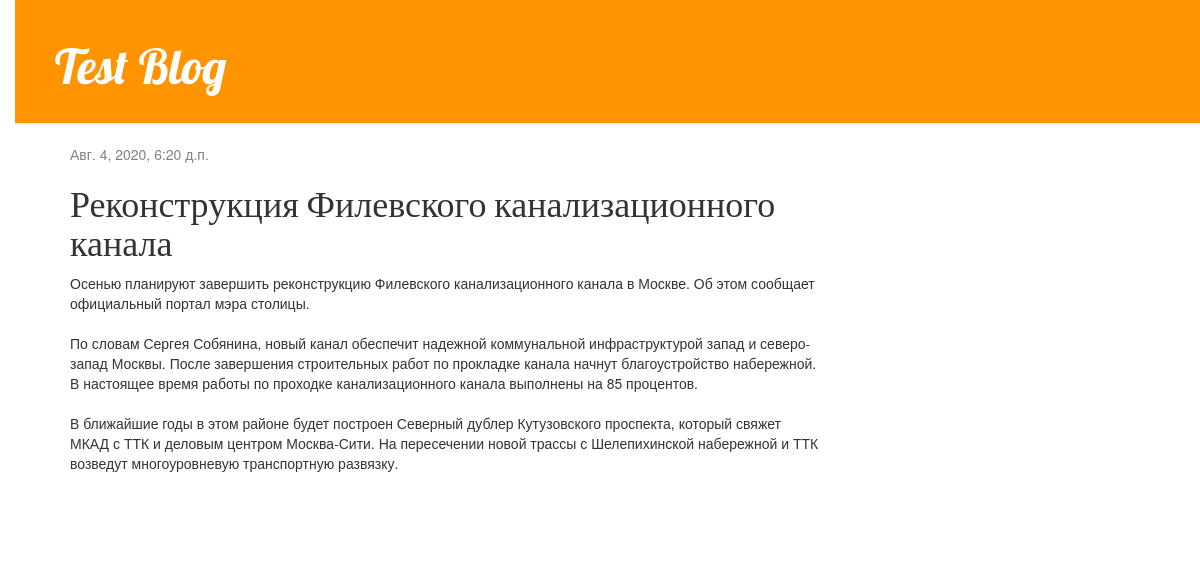
/post/5/, run on the app's committed database.
### blog/models.py (models this page shows, shortened)
class Post(models.Model):
    objects = None
    author = models.ForeignKey(settings.AUTH_USER_MODEL, on_delete=models.CASCADE)
    title = models.CharField(max_length=200)
    text = models.TextField()
    created_date = models.DateTimeField(default=timezone.now)
    published_date = models.DateTimeField(blank=True, null=True)

### blog/views.py (the view)
# urls.py: path('post/<int:pk>/', views.post_detail, name='post_detail'),
def post_detail(request, pk):
    post = get_object_or_404(Post, pk=pk)
    return render(request, 'blog/post_detail.html', {'post': post})

### blog/templates/blog/post_detail.html (shortened to what this page needs)
{% extends 'blog/base.html' %}
{% block content %}
    <div class="post">
        {% if post.published_date %}
            <div class="date">
                {{ post.published_date }}
            </div>
        {% endif %}
        <h1>{{ post.title }}</h1>
        <p>{{ post.text|linebreaksbr }}</p>
    </div>
{% endblock %}

### blog/static/css/blog.css (style rules this page uses)
body { padding-left: 15px; }
h1, h2, h3, h4 { font-family: 'Lobster', cursive; }
.date { color: #828282; }
.post { margin-bottom: 70px; }

### data on the page
Post: published_date "Авг. 4, 2020, 6:20 д.п.", title "Реконструкция Филевского канализационного канала", text "Осенью планируют завершить реконструкцию Филевского канализационного канала в Москве. Об этом сообщает официальный портал мэра столицы. По словам Сергея Собянина, новый канал обеспечит надежной коммунальной инфраструктурой запад и северо-запад Москвы. После завершения строительных работ по прокладке канала начнут благоустройство набережной. В настоящее время работы по проходке канализационного канала выполнены на 85 процентов. В ближайшие годы в этом районе будет построен Северный дублер Кутузовского проспекта, который свяжет МКАД с ТТК и деловым центром Москва-Сити. На пересечении новой трассы с Шелепихинской набережной и ТТК возведут многоуровневую транспортную развязку."
